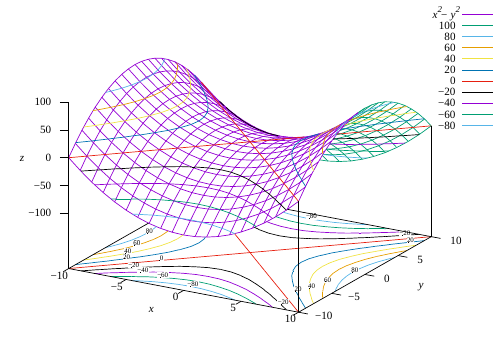

Reproduce this figure in gnuplot.
reset
set terminal postscript eps enhanced color dashlength 2 linewidth 2 font "LiberationSerif, 16"
set output 'grph-ex-gnuplot.eps'
set encoding utf8
set key at screen 1, 0.975 right top vertical Right noreverse enhanced autotitle nobox
set style textbox opaque margins 0.5, 0.5 fc bgnd noborder linewidth 1.0
set view 60, 30, 1, 1.1
set samples 20, 20
set isosamples 21, 21
set contour both
set cntrlabel format '%8.3g' font 'LiberationSerif, 10' start 5 interval 20
set hidden3d back offset 1 trianglepattern 3 undefined 1 altdiagonal bentover
set cntrparam levels 10
set style data lines
#set title "contours on both base and surface"
set xlabel "{/LiberationSerif-Italic x@^{}_{}}
set xtics border nomirror out scale 2, 1
set xrange [ * : * ] noreverse writeback
set x2range [ * : * ] noreverse writeback
set ylabel "{/LiberationSerif-Italic y@^{}_{}}"
set ytics border nomirror out scale 2, 1
set yrange [ * : * ] noreverse writeback
set y2range [ * : * ] noreverse writeback
set zlabel "{/LiberationSerif-Italic z@^{}_{}}"
set ztics border nomirror out scale 2, 1
set zrange [ * : * ] noreverse writeback
set cbrange [ * : * ] noreverse writeback
set rrange [ * : * ] noreverse writeback
set colorbox vertical origin screen 0.9, 0.2 size screen 0.05, 0.6 front noinvert bdefault
NO_ANIMATION = 1
splot x**2-y**2 with lines title "{/LiberationSerif-Italic x@^{2}_{} - y@^{2}_{}}", x**2-y**2 with labels boxed notitle
